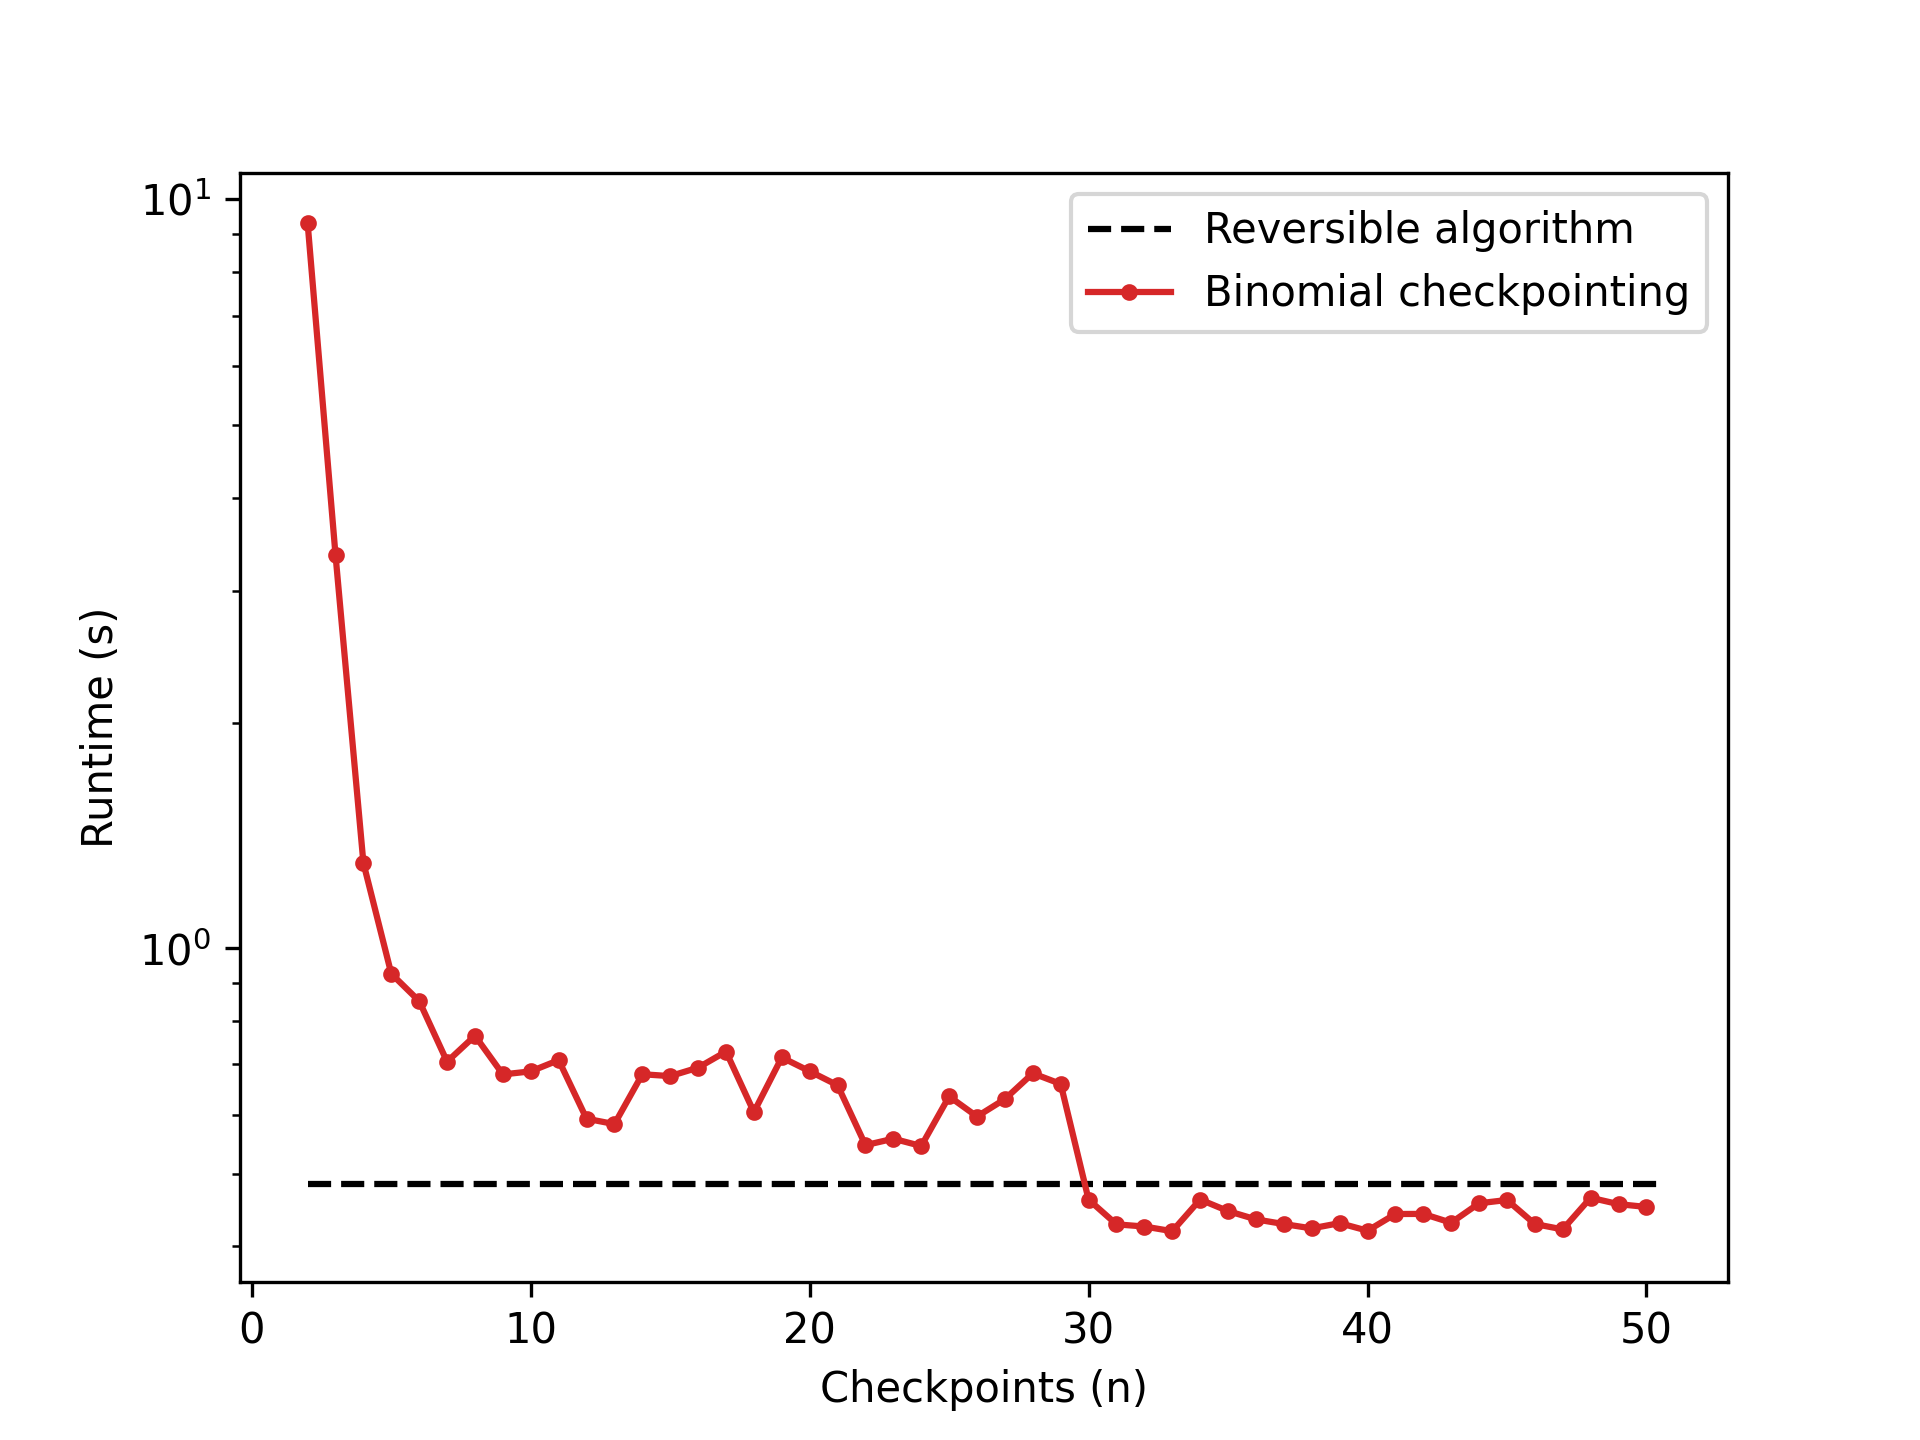

Reproduce this figure in Python.
import matplotlib.pyplot as plt
import numpy as np

plt.rcParams["axes.prop_cycle"] = plt.cycler(color=plt.cm.tab10.colors)


def get_checkpoints_and_runtimes(data):
    checkpoint = data[:, 0]
    runtimes = data[:, 1:]
    mean_runtime = np.mean(runtimes, axis=1)
    std_runtime = np.std(runtimes, axis=1)

    return checkpoint, runtimes, mean_runtime, std_runtime


def plot_vs_checkpoints():
    reversible = np.loadtxt(
        "../data/results/complexity/reversible_complexity.csv", delimiter=","
    ).reshape(1, -1)
    recursive = np.loadtxt(
        "../data/results/complexity/recursive_complexity.csv", delimiter=","
    )
    checkpoint_rev, runtimes_rev, mean_rev, std_rev = get_checkpoints_and_runtimes(
        reversible
    )

    checkpoints_rec, runtimes_rec, mean_rec, std_rec = get_checkpoints_and_runtimes(
        recursive
    )

    plt.hlines(
        y=mean_rev,
        xmin=checkpoints_rec[0],
        xmax=checkpoints_rec[-1] + 0.5,
        linestyles="--",
        color="black",
        label="Reversible algorithm",
    )
    plt.plot(
        checkpoints_rec,
        mean_rec,
        marker=".",
        color="tab:red",
        label="Binomial checkpointing",
    )
    plt.ylabel("Runtime (s)")
    plt.xlabel("Checkpoints (n)")
    plt.yscale("log")
    plt.legend()
    plt.savefig("../data/results/complexity/plot_complexity.png", dpi=300)


if __name__ == "__main__":
    steps = np.linspace(100, 1000, num=10, dtype=np.int64)
    runtimes_rec = np.zeros((len(steps), 4))
    runtimes_rev = np.zeros((len(steps), 1))

    for idx, step in enumerate(steps):
        recursive_step = np.loadtxt(f"../data/recursive_{step}.csv", delimiter=",")
        reversible_step = np.loadtxt(
            f"../data/reversible_{step}.csv", delimiter=","
        ).reshape(1, -1)
        checkpoints_rec, runtimes, mean_rec, std_rec = get_checkpoints_and_runtimes(
            recursive_step
        )
        checkpoints_rev, runtimes, mean_rev, std_rev = get_checkpoints_and_runtimes(
            reversible_step
        )
        runtimes_rec[idx] = mean_rec
        runtimes_rev[idx] = mean_rev

    plt.plot(steps, runtimes_rec, marker=".", alpha=0.8)
    plt.plot(steps, runtimes_rev, color="black", marker=".", linestyle="--")

    plt.ylabel("Runtime (s)")
    plt.xlabel("Computation length (n)")
    plt.yscale("log")
    plt.legend(
        labels=[
            r"Checkpointed $n=2$",
            r"Checkpointed $n=4$",
            r"Checkpointed $n=8$",
            r"Optimal checkpointing",
            "Reversible",
        ],
        loc="upper left",
    )
    plt.tight_layout()
    plt.savefig("plot.png", dpi=300)
